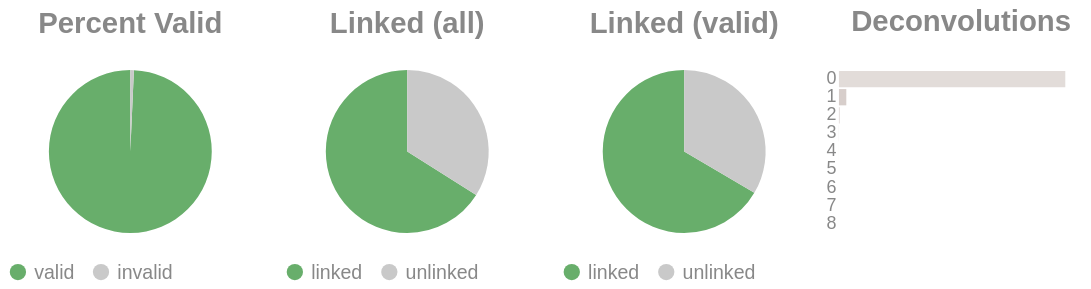

Notebook code cell kept with this figure:
### Code cell
if SKIPLR:
    pass
else:
    clash = Counter()
    for i in valids['molecule'].to_list():
        _mol = i.split("-")
        if len(_mol) == 1:
            clash.update('0')
        else:
            clash.update(_mol[-1])

    _d = {"deconvolutions": [], 'count': []}
    for k,v in clash.items():
        _d['deconvolutions'].append(k)
        _d['count'].append(v)

    tot_valid = valids['reads'].sum()
    mask = valids['reads'] >= 2
    n_linked_reads = valids.filter(mask)['reads'].sum()
    if n_linked_reads == 0:
        print_html("No linked molecules (>=2 reads) were detected; skipping linked-only distributions.")
        SKIPLR = True
    else:
        perc_valid = round(tot_valid / n_reads, 4)
        linked_perc_abs = round(n_linked_reads / n_reads, 4)
        linked_perc = round(n_linked_reads / tot_valid, 4)

    _valid = pl.DataFrame({"valids": ['valid', 'invalid'], "count": [tot_valid, n_reads - tot_valid]})
    _linked_abs = pl.DataFrame({"linked (absolute)": ['linked', 'unlinked'], "count": [n_linked_reads, n_reads - n_linked_reads]})
    _linked_rel = pl.DataFrame({"linked (valids)": ['linked', 'unlinked'], "count": [n_linked_reads, tot_valid - n_linked_reads]})

    (
        alt.hconcat(
            piechart(_valid, goodval = 'valid', title = "Percent Valid"),
            piechart(_linked_abs, goodval = "linked", title =  "Linked (all)"),
            piechart(_linked_rel, goodval = "linked", title =  "Linked (valid)"),
            convolutionbar(pl.DataFrame(_d), title = "Deconvolutions"),
            center = True,
            bounds = 'flush'
        )
        .resolve_scale(color='independent')
        .resolve_legend('independent')
        .properties(usermeta={'embedOptions': {"actions": False}})
    ).display()

### Figure 1 — Vega-Lite specification as saved in the notebook (floating-point values rounded to 4 significant figures)
{"width": "container", "height": 400, "config": {"title": {"anchor": "start", "dy": -15, "fontSize": 18, "color": "#888888", "subtitleColor": "#888888", "subtitleFontSize": 14}, "arc": {"fill": "#0072B2"}, "axis": {"domainColor": "#888888", "domainWidth": 0.5, "gridWidth": 0.2, "grid": false, "titleFontWeight": 400, "titleFontSize": 15, "labelFontSize": 11, "labelColor": "#888888", "tickColor": "#888888", "tickWidth": 0.2, "titleColor": "#888888"}, "axisBand": {"grid": false}, "axisX": {"grid": true, "tickSize": 10, "domainCap": "round"}, "axisY": {"domain": false, "grid": true, "tickSize": 0, "domainCap": "round"}, "background": "transparent", "header": {"labelFontSize": 15, "labelColor": "#888888", "titleFontSize": 15, "titleFontWeight": 600, "titleColor": "#888888"}, "legend": {"labelFont": "sans-serif", "labelFontSize": 12, "labelColor": "#888888", "symbolSize": 100, "symbolType": "circle", "titleFontSize": 12, "titlePadding": 10, "titleColor": "#888888", "title": null}, "range": {"category": ["#E69F00", "#56B4E9", "#009E73", "#F0E442", "#0072B2", "#D55E00", "#CC79A7", "#000000"], "diverging": ["#cfe8f3", "#a2d4ec", "#73bfe2", "#46abdb", "#1696d2", "#12719e"]}, "area": {"fill": "#0072B2", "fillOpacity": 0.7, "line": true, "strokeOpacity": 0.7}, "line": {"color": "#0072B2", "stroke": "#0072B2", "strokeWidth": 2}, "trail": {"color": "#0072B2", "stroke": "#0072B2", "strokeWidth": 0, "size": 1}, "point": {"filled": true, "fillOpacity": 1.0, "size": 95}, "text": {"color": "#888888", "fontSize": 11, "align": "right", "fontWeight": 400, "size": 11}, "bar": {"fill": "#0072B2", "stroke": null}, "view": {"stroke": null, "continuousWidth": 660, "continuousHeight": 400}}, "hconcat": [{"data": {"name": "data-7152709967a925d6e9392c5f19beb38b"}, "mark": {"type": "arc"}, "encoding": {"color": {"field": "valids", "legend": {"orient": "bottom", "title": null}, "scale": {"domain": ["valid", "invalid"], "range": ["#68ae6b", "#C9C9C9"]}, "title": "Valids", "type": "nominal"}, "theta": {"field": "count", "type": "quantitative"}, "tooltip": [{"field": "valids", "title": "Valids", "type": "ordinal"}, {"field": "percent", "format": ".2%", "title": "Percent", "type": "quantitative"}, {"field": "count", "title": "Count", "type": "quantitative"}]}, "height": 100, "title": {"text": "Percent Valid", "align": "center", "anchor": "middle"}, "transform": [{"calculate": "datum.count / 9409997", "as": "percent"}], "width": 150}, {"data": {"name": "data-86e06f696f58e36d951df20a68f02feb"}, "mark": {"type": "arc"}, "encoding": {"color": {"field": "linked (absolute)", "legend": {"orient": "bottom", "title": null}, "scale": {"domain": ["linked", "unlinked"], "range": ["#68ae6b", "#C9C9C9"]}, "title": "Linked (Absolute)", "type": "nominal"}, "theta": {"field": "count", "type": "quantitative"}, "tooltip": [{"field": "linked (absolute)", "title": "Linked (Absolute)", "type": "ordinal"}, {"field": "percent", "format": ".2%", "title": "Percent", "type": "quantitative"}, {"field": "count", "title": "Count", "type": "quantitative"}]}, "height": 100, "title": {"text": "Linked (all)", "align": "center", "anchor": "middle"}, "transform": [{"calculate": "datum.count / 9409997", "as": "percent"}], "width": 150}, {"data": {"name": "data-609db83af1dd7606a2db776f9089038b"}, "mark": {"type": "arc"}, "encoding": {"color": {"field": "linked (valids)", "legend": {"orient": "bottom", "title": null}, "scale": {"domain": ["linked", "unlinked"], "range": ["#68ae6b", "#C9C9C9"]}, "title": "Linked (Valids)", "type": "nominal"}, "theta": {"field": "count", "type": "quantitative"}, "tooltip": [{"field": "linked (valids)", "title": "Linked (Valids)", "type": "ordinal"}, {"field": "percent", "format": ".2%", "title": "Percent", "type": "quantitative"}, {"field": "count", "title": "Count", "type": "quantitative"}]}, "height": 100, "title": {"text": "Linked (valid)", "align": "center", "anchor": "middle"}, "transform": [{"calculate": "datum.count / 9343872", "as": "percent"}], "width": 150}, {"data": {"name": "data-9db4dfc31c59908808d84293025bf2a0"}, "mark": {"type": "bar"}, "encoding": {"color": {"field": "deconvolutions", "legend": null, "scale": {"scheme": "lightgreyred"}, "type": "nominal"}, "tooltip": [{"field": "deconvolutions", "title": "Deconvolutions", "type": "ordinal"}, {"field": "percent", "format": ".2%", "title": "Percent", "type": "quantitative"}, {"field": "count", "title": "Count", "type": "quantitative"}], "x": {"axis": null, "field": "count", "type": "quantitative"}, "y": {"field": "deconvolutions", "sort": "ascending", "title": null, "type": "nominal"}}, "height": 100, "title": {"text": "Deconvolutions", "align": "center", "anchor": "middle"}, "transform": [{"calculate": "datum.count / 4795216", "as": "percent"}], "width": 150}], "bounds": "flush", "center": true, "resolve": {"legend": {"angle": "independent"}, "scale": {"color": "independent"}}, "usermeta": {"embedOptions": {"actions": false}}, "$schema": "https://vega.github.io/schema/vega-lite/v6.1.0.json", "datasets": {"data-7152709967a925d6e9392c5f19beb38b": [{"valids": "valid", "count": 9343872}, {"valids": "invalid", "count": 66125}], "data-86e06f696f58e36d951df20a68f02feb": [{"linked (absolute)": "linked", "count": 6215684}, {"linked (absolute)": "unlinked", "count": 3194313}], "data-609db83af1dd7606a2db776f9089038b": [{"linked (valids)": "linked", "count": 6215684}, {"linked (valids)": "unlinked", "count": 3128188}], "data-9db4dfc31c59908808d84293025bf2a0": [{"deconvolutions": "0", "count": 4632025}, {"deconvolutions": "1", "count": 150885}, {"deconvolutions": "2", "count": 10477}, {"deconvolutions": "3", "count": 1423}, {"deconvolutions": "4", "count": 301}, {"deconvolutions": "5", "count": 79}, {"deconvolutions": "6", "count": 18}, {"deconvolutions": "7", "count": 6}, {"deconvolutions": "8", "count": 2}]}}
